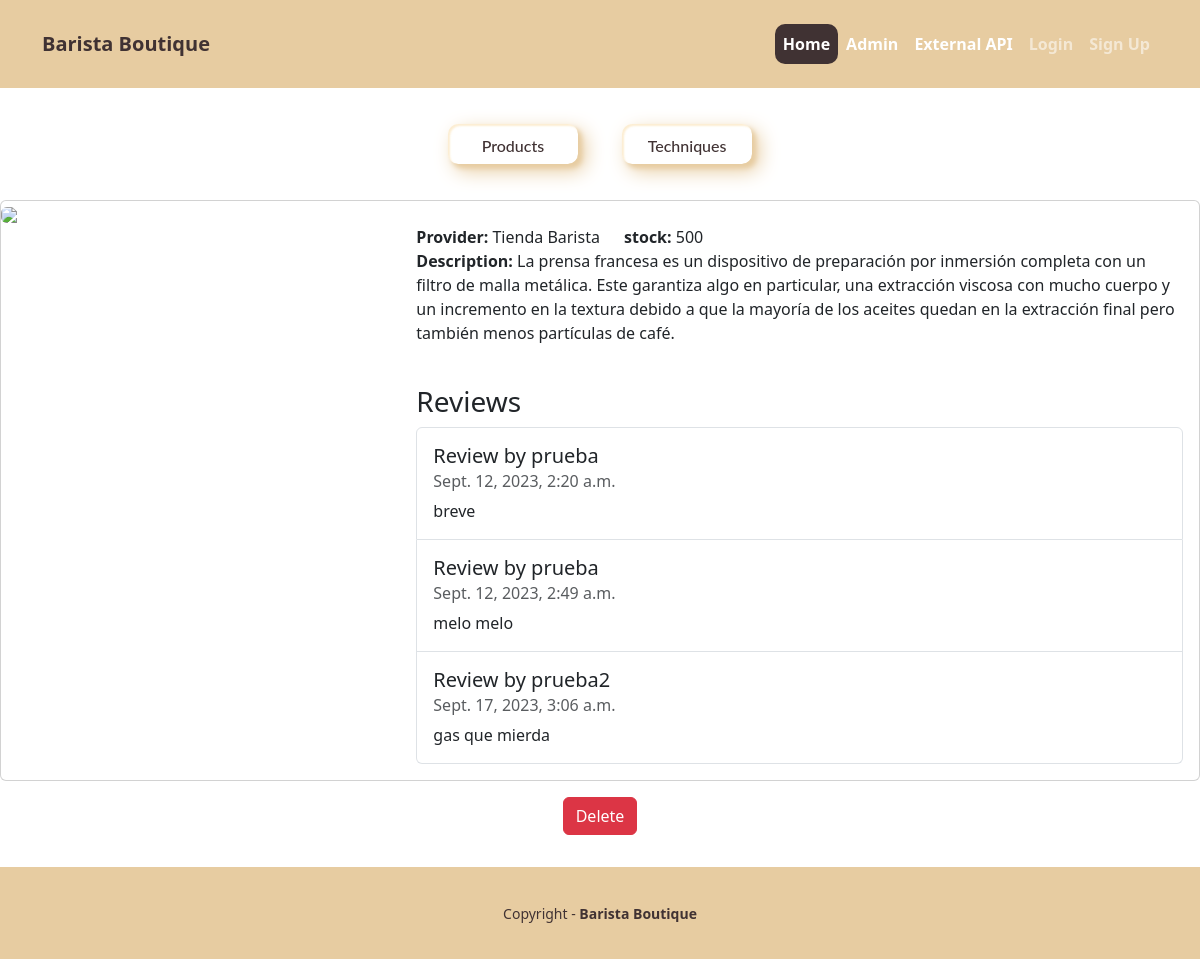
The app's page /products/13, older data.
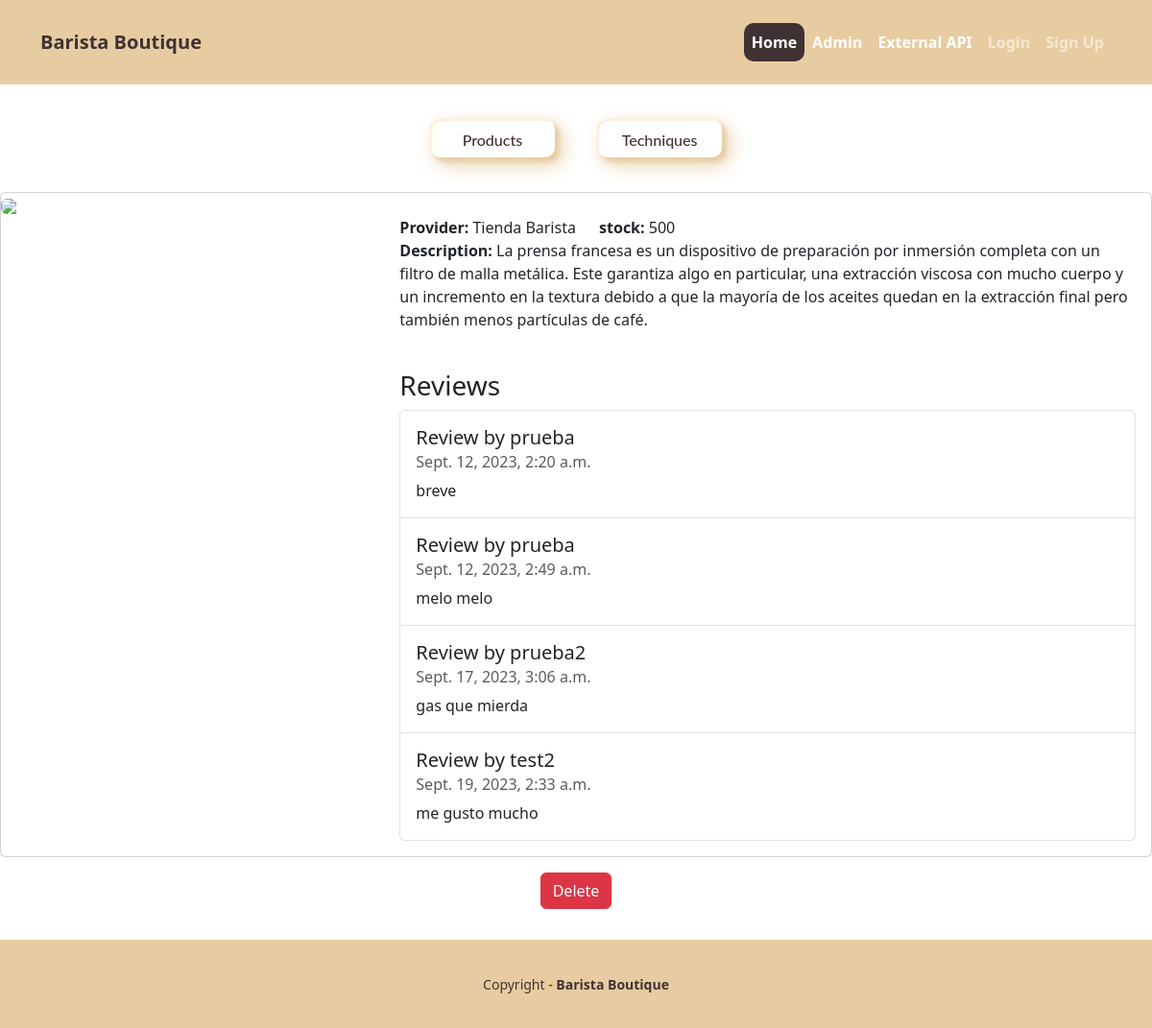
The same page, newer data.
### pages/models.py (models this page shows, shortened)
class Product(models.Model):
  tittle = models.CharField(max_length=255)
  provider = models.CharField(max_length=255)
  category = models.CharField(max_length=255)
  keyword = models.CharField(max_length=255)
  price = models.IntegerField()
  stock = models.IntegerField()
  description = models.CharField(max_length=1200)
  created_at_product = models.DateTimeField(auto_now=True)
  updated_at_product = models.DateTimeField(auto_now=True)
  url = models.URLField(blank=True)

class Review(models.Model):
  text = models.CharField(max_length=100)
  date = models.DateTimeField(auto_now_add=True)
  user = models.ForeignKey(User,on_delete=models.CASCADE)
  product = models.ForeignKey(Product,on_delete=models.CASCADE)
  buyAgain = models.BooleanField()

### pages/views.py (the view)
# urls.py: path('products/<str:id>', ProductShowView.as_view(), name='detail'),
class ProductShowView(View):
  template_name = 'products/detail.html'
  def get(self, request, id):
    try:
      product_id = int(id)
      if product_id < 1:
        raise ValueError('Product id must be 1 or greater')
      product = get_object_or_404(Product, pk=product_id)
    except (ValueError, IndexError):
      return HttpResponseRedirect(reverse('home'))
    viewData = {}
    product = get_object_or_404(Product, pk=product_id)
    viewData['tittle'] = product.tittle + ' - Tienda de Café - El barista'
    viewData['subtitle'] =  product.tittle + ' - Product information'
    viewData['product'] = product
    reviews = Review.objects.filter(product=product)
    viewData['reviews'] = reviews
    return render(request, self.template_name, viewData)

### pages/templates/products/detail.html (shortened to what this page needs)
{% extends 'pages/base.html' %}
{% block content %}
{% load i18n %}
<div class="card mb-3">
  <div class="row g-0">
    <div class="col-md-4">
      <img src="https://i.pinimg.com/564x/13/61/6d/13616d072ddca840b412866908b41854.jpg" class="img-fluid rounded-start">
    </div>
    <div class="col-md-8">
      <div class="card-body">
        <div class="flex">
          <p style="display: inline; margin-right: 20px;">
            <strong>{% trans "Provider:" %} </strong>{{product.provider}}
          </p>
          <p style="display: inline;">
            <strong>{% trans "stock:" %} </strong>{{product.stock}}
          </p>
        </div>
        <p>
          <strong>{% trans "Description:" %} </strong>{{product.description}}
        </p>
        <br />
        <h3>{% trans "Reviews" %}</h3>
        <ul class="list-group">
        {% for review in reviews %}
          <li class="list-group-item pb-3 pt-3">
            <h5 class="card-title">
              {% trans "Review by " %} {{ review.user.username }}
            </h5>
            <h6 class="card-subtitle mb-2 text-muted">
              {{ review.date }}
            </h6>
            <p class="card-text">{{ review.text }}</p>
          </li>
        {% endfor %}
        </ul>
      </div>
    </div>
  </div>
</div>
<div class="d-flex justify-content-center">
  <form action="{% url 'delete' product.id %}" method="POST">
    <button type="submit" class="btn btn-danger" onclick="return confirm('Are you sure you want to delete this product?')">{% trans "Delete" %}</button>
  </form>
</div>
{% endblock content %}

### pages/templates/pages/base.html (shortened to what this page needs)
{% load static %}
{% load i18n %}
<!doctype html>
<html lang="en">
<head>
  <link href="https://cdn.jsdelivr.net/npm/bootstrap@5.3.0-alpha1/dist/css/bootstrap.min.css" rel="stylesheet" />
  <link href="{% static 'pages/app.css' %}" rel="stylesheet" />
</head>
<body>
  <nav class="navbar navbar-expand-lg navbar-dark bg-secondary  py-4">
    <div class="container">
      <a class="navbar-brand brown-color " href="{% url 'home' %}">Barista Boutique</a>
      <div class="collapse navbar-collapse" id="navbarNavAltMarkup">
        <div class="navbar-nav ms-auto brown-color">
          <a class="nav-link active brown-button" href="{% url 'home'%}">{% trans "Home" %}</a>
          <a class="nav-link active" href="/admin">Admin</a>
          <a class="nav-link active" href="{% url 'products_api' %}">External API</a>
          {% if user.is_authenticated %}
            <a class="nav-link" href="{% url 'logoutaccount' %}">Logout ({{user.username}})</a>
          {% else %}
            <a class="nav-link" href="{% url 'loginaccount' %}">Login</a>
            <a class="nav-link" href="{% url 'signupaccount' %}">Sign Up</a>
          {% endif %}
        </div>
      </div>
    </div>
  </nav>
  <div class="frame">
    <a class="nav-link button custom-btn btn-16" href="{% url 'index'%}">Products</a>
    <a class="nav-link button custom-btn btn-16" href="{% url 'techniques'%}">Techniques</a>
  </div>
  <div class="content-container">
    {% block content %}
    {% endblock %}
  </div>
  {% block footer %}
    <div class="footer mt-auto">
      <div class="copyright py-4 text-center text-white">
        <div class="container">
          <small class="brown-color">
            Copyright - <a class="text-reset fw-bold text-decoration-none" target="_blank"
              href="#">
              Barista Boutique
            </a>
          </small>
        </div>
      </div>
    </div>
  {% endblock %}

### pages/static/pages/app.css (style rules this page uses)
.bg-secondary { background-color: #e7cca1 !important; }
.copyright { background-color: #e7cca1; }
.brown-color { color: #403233; }
nav { font-weight: 700; }
body, html { margin: 0; padding: 0; height: 100%; }
body { display: flex; flex-direction: column; min-height: 100vh; }
.content-container { flex: 1; display: flex; flex-direction: column; justify-content: center; align-items: center; margin-bottom: 2rem; }
.footer { background-color: #e7cca1; color: #403233; text-align: center; padding: 10px 0; }

### pages/static/pages/header.css (style rules this page uses)
.frame { width: 90%; margin: 1rem auto; text-align: center; }

### pages/static/pages/buttons.css (style rules this page uses)
.brown-button { background-color: #403233; border-radius: 10px; color: #fffcf7; }
a.button { margin: 20px; }
.custom-btn { width: 130px; height: 40px; color: #fff; border-radius: 5px; padding: 10px 25px; font-family: 'Lato', sans-serif; font-weight: 500; background: transparent; cursor: pointer; transition: all 0.3s ease; position: relative; display: inline-block; box-shadow:inset 2px 2px 2px 0px rgba(250, 224, 176, 0.572), 7px 7px 20px 0px #e7cca1, 4px 4px 5px 0px #e7cca1; outline: none; }
.btn-16 { border-radius: 10px; border: none; color: #403233; }
.btn-16:after { border-radius: 10px; position: absolute; content: ""; width: 0; height: 100%; top: 0; left: 0; direction: rtl; z-index: -1; box-shadow: -7px -7px 20px 0px #e7cca1, -4px -4px 5px 0px #e7cca1, 7px 7px 20px 0px #e7cca1, 4px 4px 5px 0px #e7cca1; transition: all 0.3s ease; }

Row changes from the older to the newer data that the page shows:
added Review: user.username "test2", date "Sept. 19, 2023, 2:33 a.m.", text "me gusto mucho"
